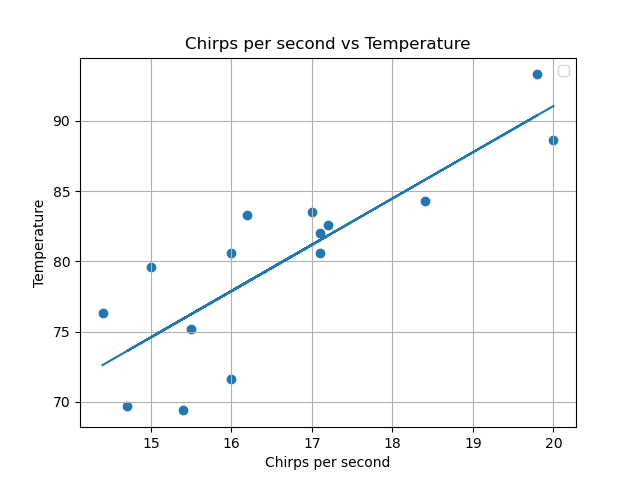

Generate this figure with Python:
import matplotlib.pyplot as plt
import numpy as np

chirps = np.array([20.0, 16.0, 19.8, 18.4, 17.1, 15.5, 14.7, 17.1, 15.4, 16.2, 15.0, 17.2, 16.0, 17.0, 14.4])
temperatures = np.array([88.6, 71.6, 93.3, 84.3, 80.6, 75.2, 69.7, 82.0, 69.4, 83.3, 79.6, 82.6, 80.6, 83.5, 76.3])

b, a = np.polyfit(chirps, temperatures, deg=1)

y = a + b * chirps 

plt.scatter(chirps, temperatures)
plt.plot(chirps, y)

plt.xlabel("Chirps per second")
plt.ylabel("Temperature")
plt.title("Chirps per second vs Temperature")
plt.legend()
plt.grid(True)
plt.show()
